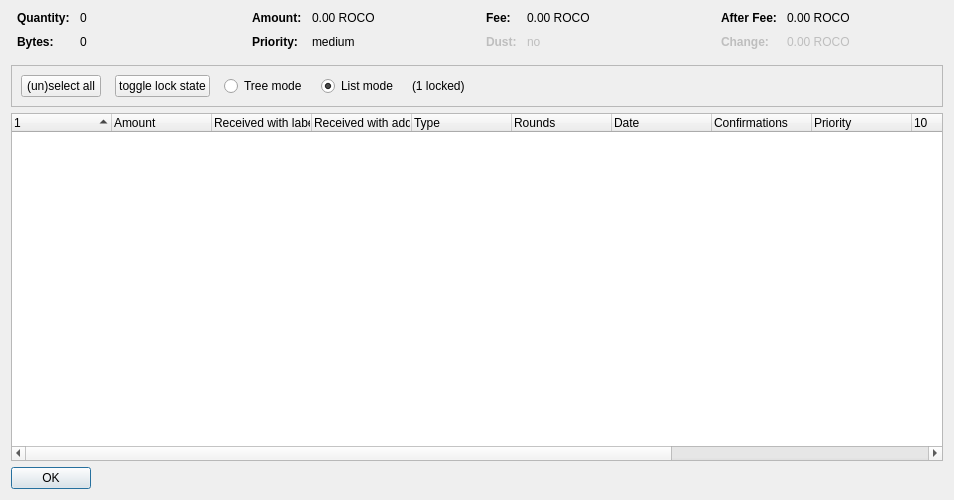
<?xml version="1.0" encoding="UTF-8"?>
<ui version="4.0">
 <class>CoinControlDialog</class>
 <widget class="QDialog" name="CoinControlDialog">
  <property name="geometry">
   <rect>
    <x>0</x>
    <y>0</y>
    <width>954</width>
    <height>500</height>
   </rect>
  </property>
  <property name="windowTitle">
   <string>Coin Selection</string>
  </property>
  <layout class="QVBoxLayout" name="verticalLayout">
   <item>
    <layout class="QHBoxLayout" name="horizontalLayoutTop" stretch="0,0,0,0">
     <property name="topMargin">
      <number>0</number>
     </property>
     <property name="bottomMargin">
      <number>10</number>
     </property>
     <item>
      <layout class="QFormLayout" name="formLayoutCoinControl1">
       <property name="horizontalSpacing">
        <number>10</number>
       </property>
       <property name="verticalSpacing">
        <number>10</number>
       </property>
       <property name="leftMargin">
        <number>6</number>
       </property>
       <property name="rightMargin">
        <number>6</number>
       </property>
       <item row="0" column="0">
        <widget class="QLabel" name="labelCoinControlQuantityText">
         <property name="font">
          <font>
           <weight>75</weight>
           <bold>true</bold>
          </font>
         </property>
         <property name="text">
          <string>Quantity:</string>
         </property>
        </widget>
       </item>
       <item row="0" column="1">
        <widget class="QLabel" name="labelCoinControlQuantity">
         <property name="cursor">
          <cursorShape>IBeamCursor</cursorShape>
         </property>
         <property name="contextMenuPolicy">
          <enum>Qt::ActionsContextMenu</enum>
         </property>
         <property name="text">
          <string notr="true">0</string>
         </property>
         <property name="textInteractionFlags">
          <set>Qt::LinksAccessibleByMouse|Qt::TextSelectableByKeyboard|Qt::TextSelectableByMouse</set>
         </property>
        </widget>
       </item>
       <item row="1" column="0">
        <widget class="QLabel" name="labelCoinControlBytesText">
         <property name="font">
          <font>
           <weight>75</weight>
           <bold>true</bold>
          </font>
         </property>
         <property name="text">
          <string>Bytes:</string>
         </property>
        </widget>
       </item>
       <item row="1" column="1">
        <widget class="QLabel" name="labelCoinControlBytes">
         <property name="cursor">
          <cursorShape>IBeamCursor</cursorShape>
         </property>
         <property name="contextMenuPolicy">
          <enum>Qt::ActionsContextMenu</enum>
         </property>
         <property name="text">
          <string notr="true">0</string>
         </property>
         <property name="textInteractionFlags">
          <set>Qt::LinksAccessibleByMouse|Qt::TextSelectableByKeyboard|Qt::TextSelectableByMouse</set>
         </property>
        </widget>
       </item>
      </layout>
     </item>
     <item>
      <layout class="QFormLayout" name="formLayoutCoinControl2">
       <property name="horizontalSpacing">
        <number>10</number>
       </property>
       <property name="verticalSpacing">
        <number>10</number>
       </property>
       <property name="leftMargin">
        <number>6</number>
       </property>
       <property name="rightMargin">
        <number>6</number>
       </property>
       <item row="0" column="0">
        <widget class="QLabel" name="labelCoinControlAmountText">
         <property name="font">
          <font>
           <weight>75</weight>
           <bold>true</bold>
          </font>
         </property>
         <property name="text">
          <string>Amount:</string>
         </property>
        </widget>
       </item>
       <item row="0" column="1">
        <widget class="QLabel" name="labelCoinControlAmount">
         <property name="cursor">
          <cursorShape>IBeamCursor</cursorShape>
         </property>
         <property name="contextMenuPolicy">
          <enum>Qt::ActionsContextMenu</enum>
         </property>
         <property name="text">
          <string notr="true">0.00 ROCO</string>
         </property>
         <property name="textInteractionFlags">
          <set>Qt::LinksAccessibleByMouse|Qt::TextSelectableByKeyboard|Qt::TextSelectableByMouse</set>
         </property>
        </widget>
       </item>
       <item row="1" column="0">
        <widget class="QLabel" name="labelCoinControlPriorityText">
         <property name="font">
          <font>
           <weight>75</weight>
           <bold>true</bold>
          </font>
         </property>
         <property name="text">
          <string>Priority:</string>
         </property>
        </widget>
       </item>
       <item row="1" column="1">
        <widget class="QLabel" name="labelCoinControlPriority">
         <property name="cursor">
          <cursorShape>IBeamCursor</cursorShape>
         </property>
         <property name="contextMenuPolicy">
          <enum>Qt::ActionsContextMenu</enum>
         </property>
         <property name="text">
          <string>medium</string>
         </property>
         <property name="textInteractionFlags">
          <set>Qt::LinksAccessibleByMouse|Qt::TextSelectableByKeyboard|Qt::TextSelectableByMouse</set>
         </property>
        </widget>
       </item>
      </layout>
     </item>
     <item>
      <layout class="QFormLayout" name="formLayoutCoinControl3">
       <property name="horizontalSpacing">
        <number>10</number>
       </property>
       <property name="verticalSpacing">
        <number>10</number>
       </property>
       <property name="leftMargin">
        <number>6</number>
       </property>
       <property name="rightMargin">
        <number>6</number>
       </property>
       <item row="0" column="0">
        <widget class="QLabel" name="labelCoinControlFeeText">
         <property name="font">
          <font>
           <weight>75</weight>
           <bold>true</bold>
          </font>
         </property>
         <property name="text">
          <string>Fee:</string>
         </property>
        </widget>
       </item>
       <item row="0" column="1">
        <widget class="QLabel" name="labelCoinControlFee">
         <property name="cursor">
          <cursorShape>IBeamCursor</cursorShape>
         </property>
         <property name="contextMenuPolicy">
          <enum>Qt::ActionsContextMenu</enum>
         </property>
         <property name="text">
          <string notr="true">0.00 ROCO</string>
         </property>
         <property name="textInteractionFlags">
          <set>Qt::LinksAccessibleByMouse|Qt::TextSelectableByKeyboard|Qt::TextSelectableByMouse</set>
         </property>
        </widget>
       </item>
       <item row="1" column="0">
        <widget class="QLabel" name="labelCoinControlLowOutputText">
         <property name="enabled">
          <bool>false</bool>
         </property>
         <property name="font">
          <font>
           <weight>75</weight>
           <bold>true</bold>
          </font>
         </property>
         <property name="text">
          <string>Dust:</string>
         </property>
        </widget>
       </item>
       <item row="1" column="1">
        <widget class="QLabel" name="labelCoinControlLowOutput">
         <property name="enabled">
          <bool>false</bool>
         </property>
         <property name="cursor">
          <cursorShape>IBeamCursor</cursorShape>
         </property>
         <property name="contextMenuPolicy">
          <enum>Qt::ActionsContextMenu</enum>
         </property>
         <property name="text">
          <string>no</string>
         </property>
         <property name="textInteractionFlags">
          <set>Qt::LinksAccessibleByMouse|Qt::TextSelectableByKeyboard|Qt::TextSelectableByMouse</set>
         </property>
        </widget>
       </item>
      </layout>
     </item>
     <item>
      <layout class="QFormLayout" name="formLayoutCoinControl4">
       <property name="horizontalSpacing">
        <number>10</number>
       </property>
       <property name="verticalSpacing">
        <number>10</number>
       </property>
       <property name="leftMargin">
        <number>6</number>
       </property>
       <property name="rightMargin">
        <number>6</number>
       </property>
       <item row="0" column="0">
        <widget class="QLabel" name="labelCoinControlAfterFeeText">
         <property name="font">
          <font>
           <weight>75</weight>
           <bold>true</bold>
          </font>
         </property>
         <property name="text">
          <string>After Fee:</string>
         </property>
        </widget>
       </item>
       <item row="0" column="1">
        <widget class="QLabel" name="labelCoinControlAfterFee">
         <property name="cursor">
          <cursorShape>IBeamCursor</cursorShape>
         </property>
         <property name="contextMenuPolicy">
          <enum>Qt::ActionsContextMenu</enum>
         </property>
         <property name="text">
          <string notr="true">0.00 ROCO</string>
         </property>
         <property name="textInteractionFlags">
          <set>Qt::LinksAccessibleByMouse|Qt::TextSelectableByKeyboard|Qt::TextSelectableByMouse</set>
         </property>
        </widget>
       </item>
       <item row="1" column="0">
        <widget class="QLabel" name="labelCoinControlChangeText">
         <property name="enabled">
          <bool>false</bool>
         </property>
         <property name="font">
          <font>
           <weight>75</weight>
           <bold>true</bold>
          </font>
         </property>
         <property name="text">
          <string>Change:</string>
         </property>
        </widget>
       </item>
       <item row="1" column="1">
        <widget class="QLabel" name="labelCoinControlChange">
         <property name="enabled">
          <bool>false</bool>
         </property>
         <property name="cursor">
          <cursorShape>IBeamCursor</cursorShape>
         </property>
         <property name="contextMenuPolicy">
          <enum>Qt::ActionsContextMenu</enum>
         </property>
         <property name="text">
          <string notr="true">0.00 ROCO</string>
         </property>
         <property name="textInteractionFlags">
          <set>Qt::LinksAccessibleByMouse|Qt::TextSelectableByKeyboard|Qt::TextSelectableByMouse</set>
         </property>
        </widget>
       </item>
      </layout>
     </item>
    </layout>
   </item>
   <item>
    <widget class="QFrame" name="frame">
     <property name="minimumSize">
      <size>
       <width>0</width>
       <height>40</height>
      </size>
     </property>
     <property name="frameShape">
      <enum>QFrame::StyledPanel</enum>
     </property>
     <property name="frameShadow">
      <enum>QFrame::Sunken</enum>
     </property>
     <layout class="QHBoxLayout" name="horizontalLayout">
      <item>
       <layout class="QHBoxLayout" name="horizontalLayoutPanel" stretch="0,0,0,0,0,0">
        <property name="spacing">
         <number>14</number>
        </property>
        <item>
         <widget class="QPushButton" name="pushButtonSelectAll">
          <property name="sizePolicy">
           <sizepolicy hsizetype="Maximum" vsizetype="Fixed">
            <horstretch>0</horstretch>
            <verstretch>0</verstretch>
           </sizepolicy>
          </property>
          <property name="text">
           <string>(un)select all</string>
          </property>
          <property name="autoDefault">
           <bool>false</bool>
          </property>
         </widget>
        </item>
        <item>
         <widget class="QPushButton" name="pushButtonToggleLock">
          <property name="sizePolicy">
           <sizepolicy hsizetype="Maximum" vsizetype="Fixed">
            <horstretch>0</horstretch>
            <verstretch>0</verstretch>
           </sizepolicy>
          </property>
          <property name="text">
           <string>toggle lock state</string>
          </property>
          <property name="autoDefault">
           <bool>false</bool>
          </property>
         </widget>
        </item>
        <item>
         <widget class="QRadioButton" name="radioTreeMode">
          <property name="sizePolicy">
           <sizepolicy hsizetype="Maximum" vsizetype="Fixed">
            <horstretch>0</horstretch>
            <verstretch>0</verstretch>
           </sizepolicy>
          </property>
          <property name="text">
           <string>Tree mode</string>
          </property>
         </widget>
        </item>
        <item>
         <widget class="QRadioButton" name="radioListMode">
          <property name="sizePolicy">
           <sizepolicy hsizetype="Maximum" vsizetype="Fixed">
            <horstretch>0</horstretch>
            <verstretch>0</verstretch>
           </sizepolicy>
          </property>
          <property name="text">
           <string>List mode</string>
          </property>
          <property name="checked">
           <bool>true</bool>
          </property>
         </widget>
        </item>
        <item>
         <widget class="QLabel" name="labelLocked">
          <property name="text">
           <string>(1 locked)</string>
          </property>
         </widget>
        </item>
        <item>
         <spacer name="horizontalSpacer">
          <property name="orientation">
           <enum>Qt::Horizontal</enum>
          </property>
          <property name="sizeHint" stdset="0">
           <size>
            <width>40</width>
            <height>20</height>
           </size>
          </property>
         </spacer>
        </item>
       </layout>
      </item>
     </layout>
    </widget>
   </item>
   <item>
    <widget class="CoinControlTreeWidget" name="treeWidget">
     <property name="contextMenuPolicy">
      <enum>Qt::CustomContextMenu</enum>
     </property>
     <property name="sortingEnabled">
      <bool>false</bool>
     </property>
     <property name="columnCount">
      <number>13</number>
     </property>
     <attribute name="headerShowSortIndicator" stdset="0">
      <bool>true</bool>
     </attribute>
     <attribute name="headerStretchLastSection">
      <bool>false</bool>
     </attribute>
     <column>
      <property name="text">
       <string/>
      </property>
     </column>
     <column>
      <property name="text">
       <string>Amount</string>
      </property>
     </column>
     <column>
      <property name="text">
       <string>Received with label</string>
      </property>
     </column>
     <column>
      <property name="text">
       <string>Received with address</string>
      </property>
     </column>
     <column>
      <property name="text">
	<string>Type</string>
      </property>
     </column>
     <column>
      <property name="text">
       <string>Rounds</string>
      </property>
     </column>
     <column>
      <property name="text">
       <string>Date</string>
      </property>
      <property name="toolTip">
       <string>Confirmed</string>
      </property>
     </column>
     <column>
      <property name="text">
       <string>Confirmations</string>
      </property>
     </column>
     <column>
      <property name="text">
       <string>Priority</string>
      </property>
     </column>
     <column>
      <property name="text">
       <string/>
      </property>
     </column>
     <column>
      <property name="text">
       <string/>
      </property>
     </column>
     <column>
      <property name="text">
       <string/>
      </property>
     </column>
     <column>
      <property name="text">
       <string/>
      </property>
     </column>
    </widget>
   </item>
   <item>
    <widget class="QDialogButtonBox" name="buttonBox">
     <property name="sizePolicy">
      <sizepolicy hsizetype="Maximum" vsizetype="Fixed">
       <horstretch>0</horstretch>
       <verstretch>0</verstretch>
      </sizepolicy>
     </property>
     <property name="orientation">
      <enum>Qt::Horizontal</enum>
     </property>
     <property name="standardButtons">
      <set>QDialogButtonBox::Ok</set>
     </property>
    </widget>
   </item>
  </layout>
 </widget>
 <customwidgets>
  <customwidget>
   <class>CoinControlTreeWidget</class>
   <extends>QTreeWidget</extends>
   <header>coincontroltreewidget.h</header>
  </customwidget>
 </customwidgets>
 <resources/>
 <connections/>
</ui>
